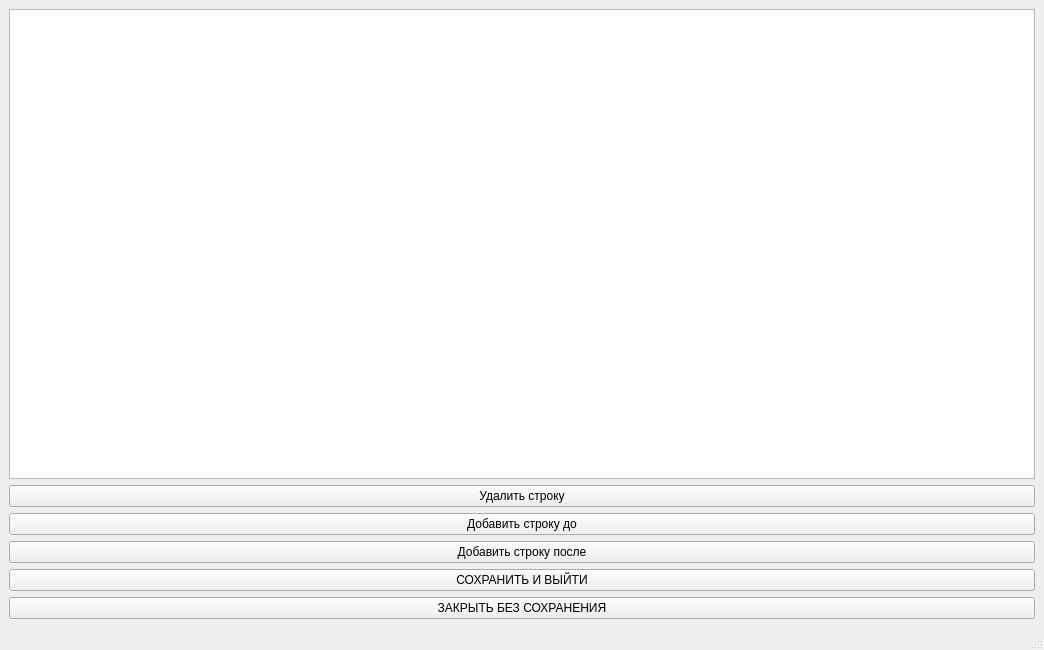
<?xml version="1.0" encoding="UTF-8"?>
<ui version="4.0">
 <class>MainWindow</class>
 <widget class="QMainWindow" name="MainWindow">
  <property name="geometry">
   <rect>
    <x>0</x>
    <y>0</y>
    <width>1044</width>
    <height>650</height>
   </rect>
  </property>
  <property name="sizePolicy">
   <sizepolicy hsizetype="Maximum" vsizetype="Maximum">
    <horstretch>0</horstretch>
    <verstretch>0</verstretch>
   </sizepolicy>
  </property>
  <property name="windowTitle">
   <string>MainWindow</string>
  </property>
  <widget class="QWidget" name="centralwidget">
   <property name="enabled">
    <bool>true</bool>
   </property>
   <property name="sizePolicy">
    <sizepolicy hsizetype="Maximum" vsizetype="Maximum">
     <horstretch>0</horstretch>
     <verstretch>0</verstretch>
    </sizepolicy>
   </property>
   <property name="sizeIncrement">
    <size>
     <width>0</width>
     <height>0</height>
    </size>
   </property>
   <property name="layoutDirection">
    <enum>Qt::LeftToRight</enum>
   </property>
   <layout class="QVBoxLayout" name="verticalLayout">
    <item>
     <layout class="QGridLayout" name="gridLayout" rowstretch="0,0,0,0,0,0" columnstretch="0">
      <property name="sizeConstraint">
       <enum>QLayout::SetMaximumSize</enum>
      </property>
      <property name="leftMargin">
       <number>0</number>
      </property>
      <property name="bottomMargin">
       <number>0</number>
      </property>
      <item row="0" column="0">
       <widget class="QTableWidget" name="tableWidget">
        <property name="sizePolicy">
         <sizepolicy hsizetype="Expanding" vsizetype="Expanding">
          <horstretch>1</horstretch>
          <verstretch>1</verstretch>
         </sizepolicy>
        </property>
       </widget>
      </item>
      <item row="1" column="0">
       <widget class="QPushButton" name="delRowButton">
        <property name="text">
         <string>Удалить строку</string>
        </property>
       </widget>
      </item>
      <item row="2" column="0">
       <widget class="QPushButton" name="AddRowBeforeButton">
        <property name="text">
         <string>Добавить строку до</string>
        </property>
       </widget>
      </item>
      <item row="3" column="0">
       <widget class="QPushButton" name="AddButtonAfterButton">
        <property name="text">
         <string>Добавить строку после</string>
        </property>
       </widget>
      </item>
      <item row="4" column="0">
       <widget class="QPushButton" name="SavenExitButton">
        <property name="sizePolicy">
         <sizepolicy hsizetype="Minimum" vsizetype="Fixed">
          <horstretch>0</horstretch>
          <verstretch>1</verstretch>
         </sizepolicy>
        </property>
        <property name="text">
         <string>СОХРАНИТЬ И ВЫЙТИ</string>
        </property>
       </widget>
      </item>
      <item row="5" column="0">
       <widget class="QPushButton" name="ClosewoSaveButton">
        <property name="text">
         <string>ЗАКРЫТЬ БЕЗ СОХРАНЕНИЯ</string>
        </property>
       </widget>
      </item>
     </layout>
    </item>
   </layout>
  </widget>
  <widget class="QStatusBar" name="statusbar"/>
 </widget>
 <resources/>
 <connections/>
</ui>
